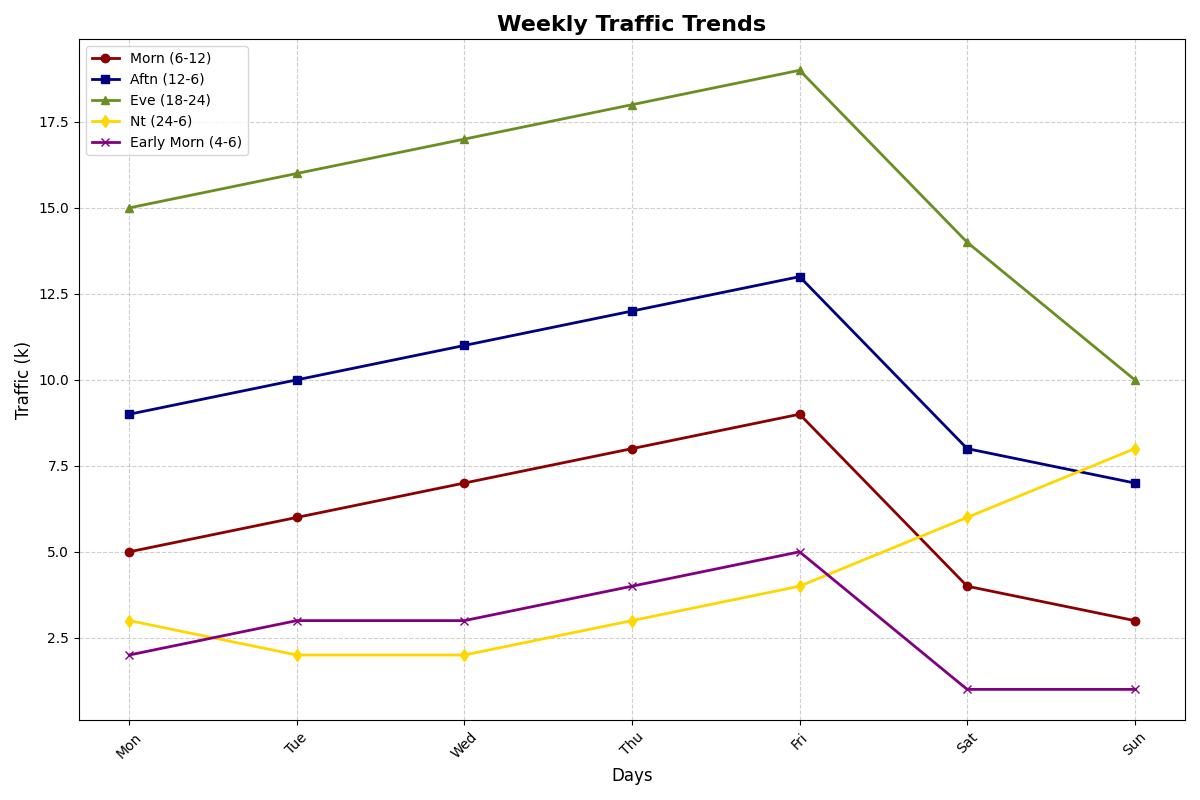

This figure's Python source:
import numpy as np
import matplotlib.pyplot as plt

days = ['Mon', 'Tue', 'Wed', 'Thu', 'Fri', 'Sat', 'Sun']

# Original data series
morning_traffic = [5, 6, 7, 8, 9, 4, 3]
afternoon_traffic = [9, 10, 11, 12, 13, 8, 7]
evening_traffic = [15, 16, 17, 18, 19, 14, 10]
night_traffic = [3, 2, 2, 3, 4, 6, 8]

# Added data series
early_morning_traffic = [2, 3, 3, 4, 5, 1, 1]

fig, ax = plt.subplots(figsize=(12, 8))

# Plotting data
ax.plot(days, morning_traffic, label="Morn (6-12)", color='darkred', marker='o', linewidth=2)
ax.plot(days, afternoon_traffic, label="Aftn (12-6)", color='navy', marker='s', linewidth=2)
ax.plot(days, evening_traffic, label="Eve (18-24)", color='olivedrab', marker='^', linewidth=2)
ax.plot(days, night_traffic, label="Nt (24-6)", color='gold', marker='d', linewidth=2)
ax.plot(days, early_morning_traffic, label="Early Morn (4-6)", color='purple', marker='x', linewidth=2)

ax.set_xlabel('Days', fontsize=12)
ax.set_ylabel('Traffic (k)', fontsize=12)
ax.set_title('Weekly Traffic Trends', fontsize=16, fontweight='bold')

ax.set_xticks(range(len(days)), days)
ax.grid(True, linestyle='--', alpha=0.6)
plt.xticks(rotation=45)
ax.legend(loc='upper left', fontsize=10)
plt.tight_layout()

plt.show()
